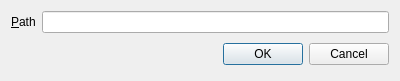
<?xml version="1.0" encoding="UTF-8"?>
<ui version="4.0">
 <class>LocationDialog</class>
 <widget class="QDialog" name="LocationDialog">
  <property name="geometry">
   <rect>
    <x>0</x>
    <y>0</y>
    <width>400</width>
    <height>79</height>
   </rect>
  </property>
  <property name="windowTitle">
   <string>Location</string>
  </property>
  <layout class="QVBoxLayout" name="verticalLayout">
   <item>
    <layout class="QFormLayout" name="formLayout">
     <item row="0" column="0">
      <widget class="QLabel" name="label">
       <property name="text">
        <string>&amp;Path</string>
       </property>
       <property name="buddy">
        <cstring>path</cstring>
       </property>
      </widget>
     </item>
     <item row="0" column="1">
      <widget class="QLineEdit" name="path"/>
     </item>
    </layout>
   </item>
   <item>
    <layout class="QHBoxLayout">
     <property name="spacing">
      <number>6</number>
     </property>
     <property name="leftMargin">
      <number>0</number>
     </property>
     <property name="topMargin">
      <number>0</number>
     </property>
     <property name="rightMargin">
      <number>0</number>
     </property>
     <property name="bottomMargin">
      <number>0</number>
     </property>
     <item>
      <spacer>
       <property name="orientation">
        <enum>Qt::Horizontal</enum>
       </property>
       <property name="sizeHint" stdset="0">
        <size>
         <width>131</width>
         <height>31</height>
        </size>
       </property>
      </spacer>
     </item>
     <item>
      <widget class="QPushButton" name="okButton">
       <property name="text">
        <string>OK</string>
       </property>
      </widget>
     </item>
     <item>
      <widget class="QPushButton" name="cancelButton">
       <property name="text">
        <string>Cancel</string>
       </property>
      </widget>
     </item>
    </layout>
   </item>
  </layout>
 </widget>
 <resources/>
 <connections>
  <connection>
   <sender>okButton</sender>
   <signal>clicked()</signal>
   <receiver>LocationDialog</receiver>
   <slot>accept()</slot>
   <hints>
    <hint type="sourcelabel">
     <x>278</x>
     <y>253</y>
    </hint>
    <hint type="destinationlabel">
     <x>96</x>
     <y>254</y>
    </hint>
   </hints>
  </connection>
  <connection>
   <sender>cancelButton</sender>
   <signal>clicked()</signal>
   <receiver>LocationDialog</receiver>
   <slot>reject()</slot>
   <hints>
    <hint type="sourcelabel">
     <x>369</x>
     <y>253</y>
    </hint>
    <hint type="destinationlabel">
     <x>179</x>
     <y>282</y>
    </hint>
   </hints>
  </connection>
 </connections>
</ui>
